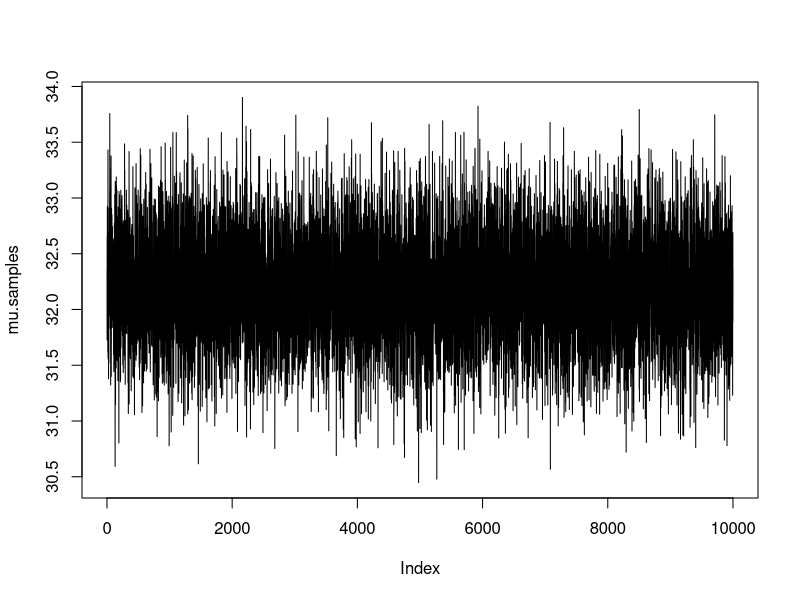
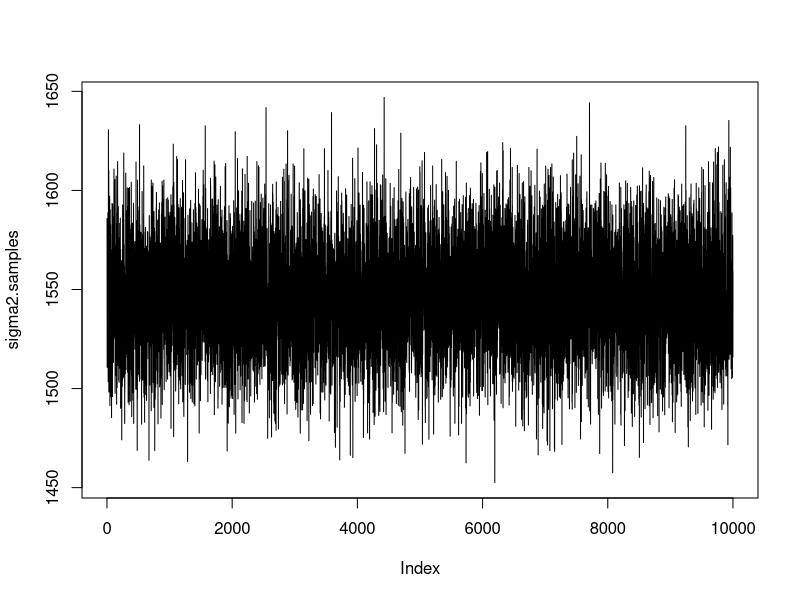
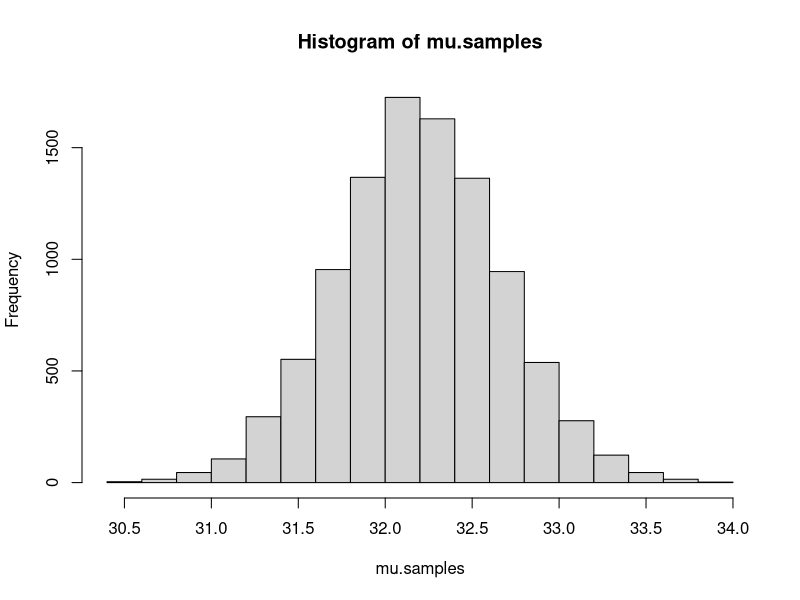
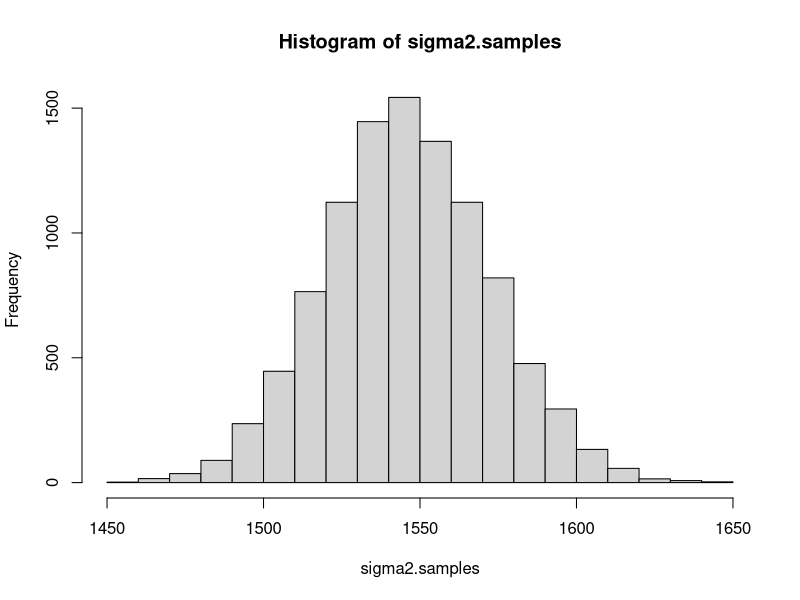
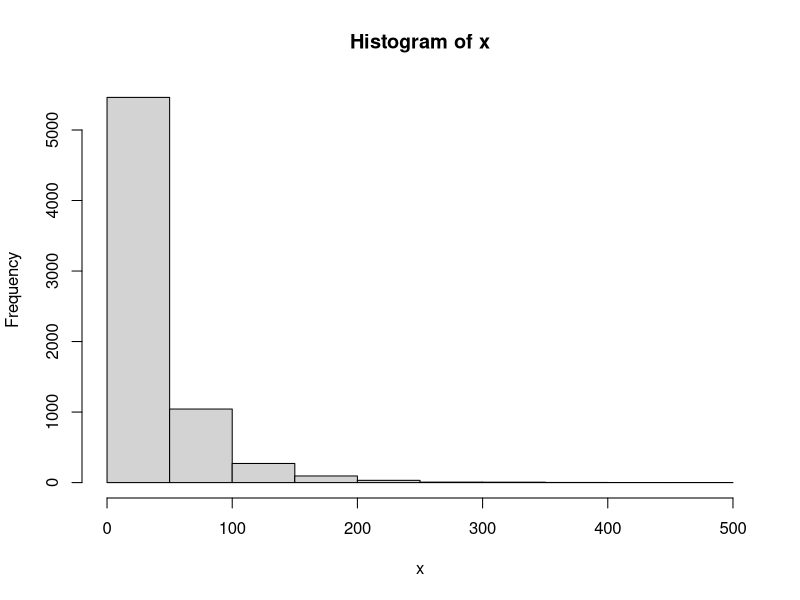
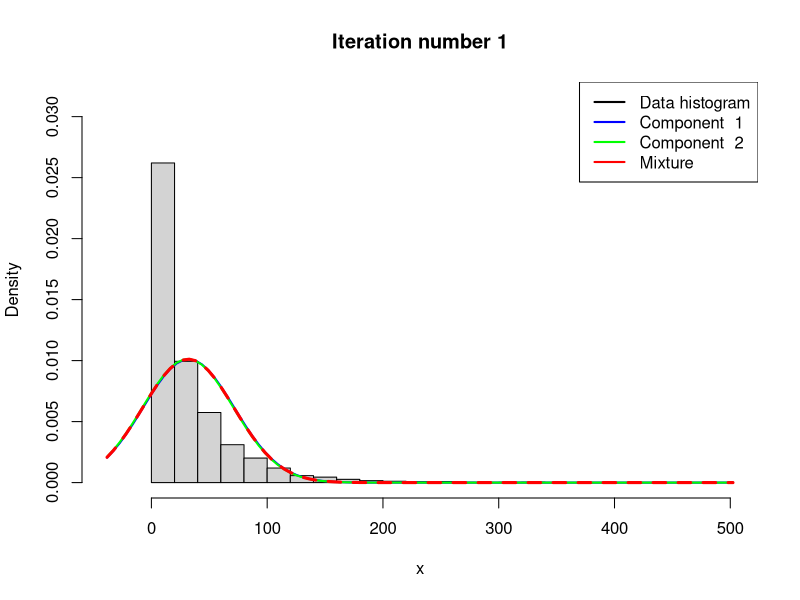
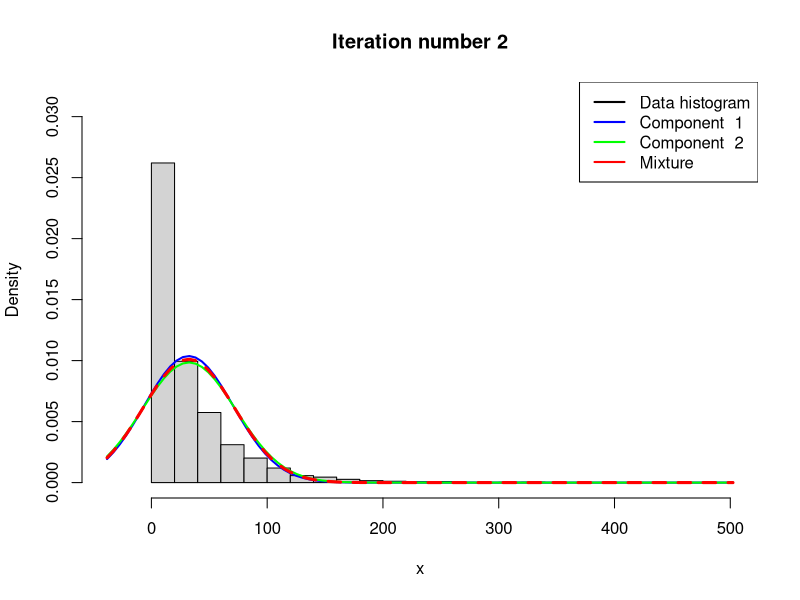
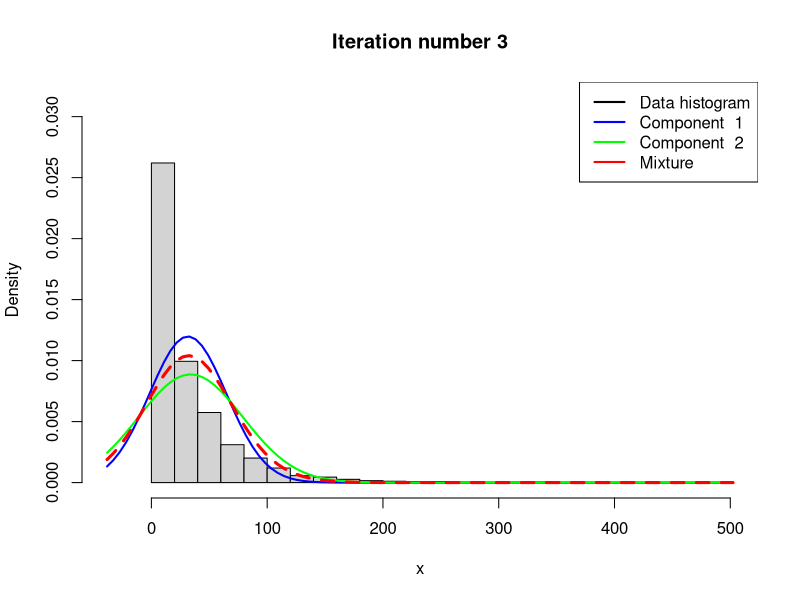

Generate these figures, in order, with R:
#### Lab 3 Task 1

### Setup
x = read.table("rainfall.dat", header=TRUE)[,1]
n = length(x)

## prior
mu0 = mean(x)
tau0 = 10
v0 = 5 # << n so should not matter too much (w close to 1)
sigma0 = 40

### Functions

### Implementation
# a) i)
# to keep track of samples
mu.samples = numeric()
sigma2.samples = numeric()

# initialize with prior values (any starting point is sufficient)
mu.sample = mu0
sigma2.sample = sigma0

for (i in 1:10000) {
  ## mu sampling
  # mun
  w = (n / sigma2.sample) / ( n / sigma2.sample + 1 / tau0^2 )
  mun = w * mean(x) + (1 - w) / mu0
  # taun2
  taun2 = 1 / (n / sigma2.sample + 1 / tau0^2)
  # sample mu
  mu.sample = rnorm(1, mean = mun, sd = sqrt(taun2))
  mu.samples[i] = mu.sample
  
  ## sigma sampling
  # vn
  vn = n + v0
  # sigma2n
  sigma2n = (v0 * sigma0^2 + sum((x - mu.sample)^2)) / (n + v0)
  chi2 = rchisq(vn, n=1)
  sigma2.sample = vn * sigma2n / chi2
  sigma2.samples[i] = sigma2.sample
}
# plot of the trajectories
plot(mu.samples, type="l")
plot(sigma2.samples, type="l")

# histogram of the distribution
hist(mu.samples)
hist(sigma2.samples)

#b)
## Estimating a simple mixture of normals

# Data options
x = as.matrix(x)
# x = as.matrix(rexp(6000, rate=0.025)), interesting comparison

# Model options
nComp <- 2    # Number of mixture components

# Prior options
alpha <- 10 * rep(1,nComp) # Dirichlet(alpha)
muPrior <- mu0 * rep(1,nComp) # Prior mean of mu
tau2Prior <- tau0^2 * rep(1,nComp) # Prior std of mu
sigma2_0 <- sigma0^2 * rep(1,nComp) # Best guess
nu0 <- v0 * rep(1,nComp) # degrees of freedom for prior on sigma2

# MCMC options
# Reaches reasonable distribution at around 35 iterations
nIter <- 200 # Number of Gibbs sampling draws

# Plotting options
plotFit <- TRUE
lineColors <- c("blue", "green", "magenta", 'yellow')
sleepTime <- 2 # Adding sleep time between iterations for plotting
################   END USER INPUT ###############

###### Defining a function that simulates from the 
rScaledInvChi2 <- function(n, df, scale){
  return((df*scale)/rchisq(n,df=df))
}

####### Defining a function that simulates from a Dirichlet distribution
# param = c(alpha1 + n1, alpha2 + n2)
rDirichlet <- function(param){
  nCat <- length(param)
  piDraws <- matrix(NA,nCat,1)
  for (j in 1:nCat){
    piDraws[j] <- rgamma(1,param[j],1)
  }
  piDraws = piDraws/sum(piDraws) # Diving every column of piDraws by the sum of the elements in that column.
  return(piDraws)
}

# Simple function that converts between two different representations of the mixture allocation
S2alloc <- function(S){
  n <- dim(S)[1]
  alloc <- rep(0,n)
  for (i in 1:n){
    alloc[i] <- which(S[i,] == 1)
  }
  return(alloc)
}

# Initial value for the MCMC
nObs <- length(x)
S <- t(rmultinom(nObs, size = 1 , prob = rep(1/nComp,nComp))) # nObs-by-nComp matrix with component allocations.
mu <- quantile(x, probs = seq(0,1,length = nComp))
sigma2 <- rep(var(x),nComp)
probObsInComp <- rep(NA, nComp)

# Setting up the plot
xGrid <- seq(min(x)-1*apply(x,2,sd),max(x)+1*apply(x,2,sd),length = 100)
xGridMin <- min(xGrid)
xGridMax <- max(xGrid)
mixDensMean <- rep(0,length(xGrid))
effIterCount <- 0
ylim <- c(0,2*max(hist(x)$density))


for (k in 1:nIter){
  message(paste('Iteration number:',k))
  alloc <- S2alloc(S) # Just a function that converts between different representations of the group allocations
  nAlloc <- colSums(S)
  print("nAlloc")
  print(nAlloc)
  # Update components probabilities
  # alpha = (alpha, beta)
  # nAlloc = (s, f)
  # As nAlloc is changing, pi will tend to move towards the model that includes the most
  # observations
  pi <- rDirichlet(alpha + nAlloc)
  print("Pi")
  print(pi)
  # Update mu's
  for (j in 1:nComp){
    precPrior <- 1/tau2Prior[j]
    precData <- nAlloc[j]/sigma2[j]
    precPost <- precPrior + precData
    wPrior <- precPrior/precPost
    muPost <- wPrior*muPrior + (1-wPrior)*mean(x[alloc == j])
    tau2Post <- 1/precPost
    mu[j] <- rnorm(1, mean = muPost, sd = sqrt(tau2Post))
  }
  
  # Update sigma2's
  for (j in 1:nComp){
    sigma2[j] <- rScaledInvChi2(1, df = nu0[j] + nAlloc[j], scale = (nu0[j]*sigma2_0[j] + sum((x[alloc == j] - mu[j])^2))/(nu0[j] + nAlloc[j]))
  }
  
  # Update allocation
  for (i in 1:nObs){
    for (j in 1:nComp){
      probObsInComp[j] <- pi[j]*dnorm(x[i], mean = mu[j], sd = sqrt(sigma2[j]))
    }
    S[i,] <- t(rmultinom(1, size = 1 , prob = probObsInComp/sum(probObsInComp)))
  }
  
  # Printing the fitted density against data histogram
  if (plotFit && (k%%1 ==0)){
    effIterCount <- effIterCount + 1
    hist(x, breaks = 20, freq = FALSE, xlim = c(xGridMin,xGridMax), main = paste("Iteration number",k), ylim = ylim)
    mixDens <- rep(0,length(xGrid))
    components <- c()
    for (j in 1:nComp){
      compDens <- dnorm(xGrid,mu[j],sd = sqrt(sigma2[j]))
      mixDens <- mixDens + pi[j]*compDens
      lines(xGrid, compDens, type = "l", lwd = 2, col = lineColors[j])
      components[j] <- paste("Component ",j)
    }
    mixDensMean <- ((effIterCount-1)*mixDensMean + mixDens)/effIterCount
    
    lines(xGrid, mixDens, type = "l", lty = 2, lwd = 3, col = 'red')
    legend("topright", box.lty = 1, legend = c("Data histogram",components, 'Mixture'), 
           col = c("black",lineColors[1:nComp], 'red'), lwd = 2)
    #Sys.sleep(sleepTime)
  }
  
}

hist(x, breaks = 20, freq = FALSE, xlim = c(xGridMin,xGridMax), main = "Final fitted density")
lines(xGrid, mixDensMean, type = "l", lwd = 2, lty = 4, col = "red")
lines(xGrid, dnorm(xGrid, mean = mean(x), sd = apply(x,2,sd)), type = "l", lwd = 2, col = "blue")
legend("topright", box.lty = 1, legend = c("Data histogram","Mixture density","Normal density"), col=c("black","red","blue"), lwd = 2)

# c)
par(mfrow = c(1, 1))
hist(x, freq=FALSE, breaks=20)
lines(xGrid, mixDensMean, type = "l", lwd = 2, lty = 4, col = "red")
mu = mean(mu.samples)
sigma2 = mean(sigma2.samples)
lines(xGrid, dnorm(xGrid, mean = mu , sd = sqrt(sigma2)), type = "l", lwd = 2, col = "blue")
legend("topright", box.lty = 1, legend = c("Data histogram", "Mixture density", "Regular Gibbs density"), col = c("black", "red", "blue"), lwd = 2)
      